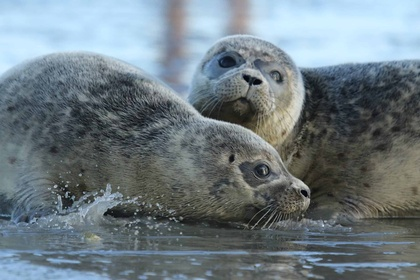
%> input picture Computer Vision/reading images/seals.jpg, 420 x 280 px, shrunk from 2560 x 1707 before the run
$ octave clase3.m   (GNU Octave 9; MATLAB toolbox functions it lacks are replaced by stand-ins)
%> lines starting %> are read from the running program, lines starting %| are printed output that depends on the picture
close all; clear all; clc;

img = imread('../reading images/seals.jpg');
%> img is the input picture: size 280x420x3 uint8; mean R, G, B 111.3, 123.9, 130.5

[height, width, colors] = size(img);
%> height = 280; width = 420; colors = 3
figure(1), imshow(img);

red_channel   = double(img(:, :, 1));
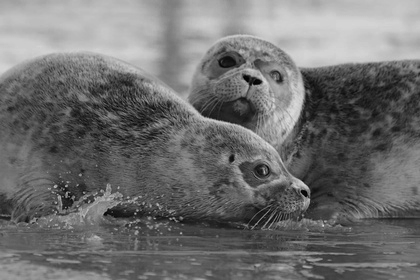
%> red_channel: size 280x420 double; min 0, max 222, mean 111.3
green_channel = double(img(:, :, 2));
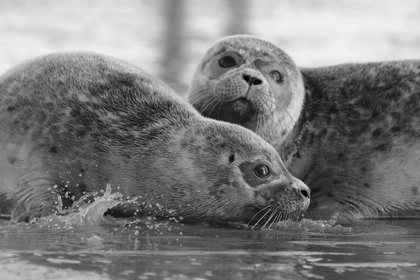
%> green_channel: size 280x420 double; min 0, max 244, mean 123.9
blue_channel  = double(img(:, :, 3));
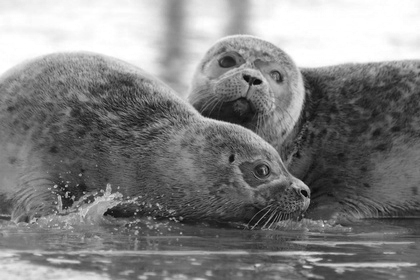
%> blue_channel: size 280x420 double; min 6, max 255, mean 130.5

intensity = (red_channel + green_channel + blue_channel) / 3;
figure(1), imshow(uint8(intensity));

histogram = zeros(256, 1);
n_column = (0:255)';

for row = 1:height
    for col = 1:width
        pixel = min(255, max(0, round(intensity(row, col)))) + 1;
        histogram(pixel) = histogram(pixel) + 1;
    end
end
%> after the loop, histogram = 256 values, max 1191 at index 232, min 0 at index 1, mean 459.4

figure(2), plot(n_column, histogram);
%> after `plot(n_column, histogram)`:
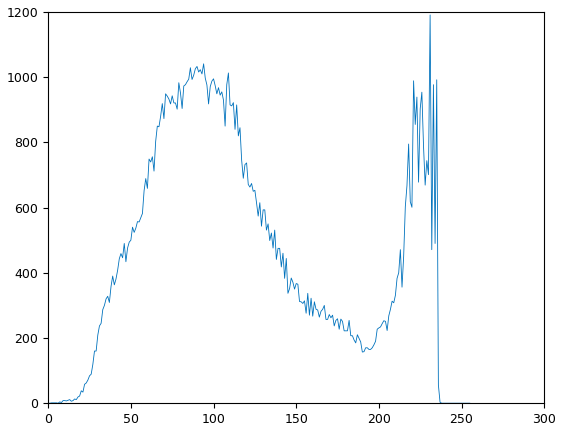
%> figure redrawn from the program's plot data; curve peaks at x = 231, y = 1191

P = histogram / (height * width);
%> P = 256 values, max 0.0101 at index 232, min 0 at index 1, mean 0.00391
figure(3), plot(n_column, P);
%> after `plot(n_column, P)`:
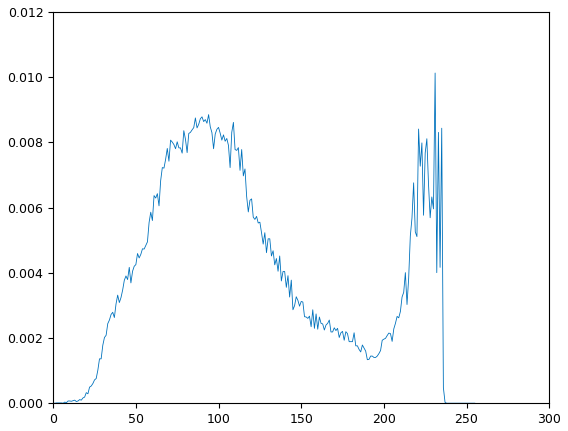
%> figure redrawn from the program's plot data; curve peaks at x = 231, y = 0.0101

$ run again, with Computer Vision/reading images/ecualizada.jpg copied over Computer Vision/reading images/seals.jpg
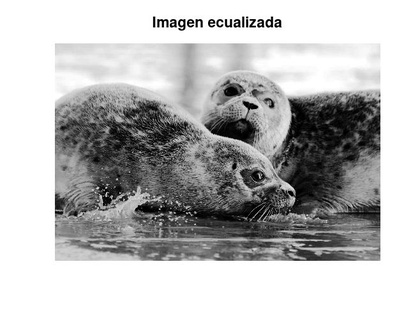
%> input picture Computer Vision/reading images/ecualizada.jpg, 420 x 315 px, shrunk from 658 x 494 before the run
%> img is the input picture: size 315x420x3 uint8; min 0, max 255, mean 186.1
%> after the loop `for row = 1:height`: histogram = 256 values, max 57930 at index 256, min 178 at index 2, mean 516.8
%> `plot(n_column, histogram)`:
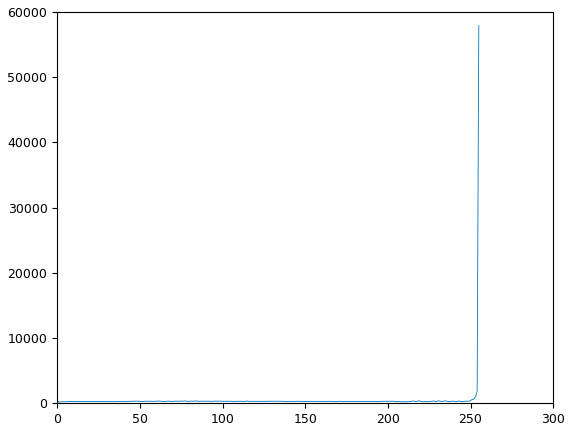
%> figure redrawn from the program's plot data; curve peaks at x = 255, y = 57930
%> P = 256 values, max 0.438 at index 256, min 0.00135 at index 2, mean 0.00391
%> `plot(n_column, P)`:
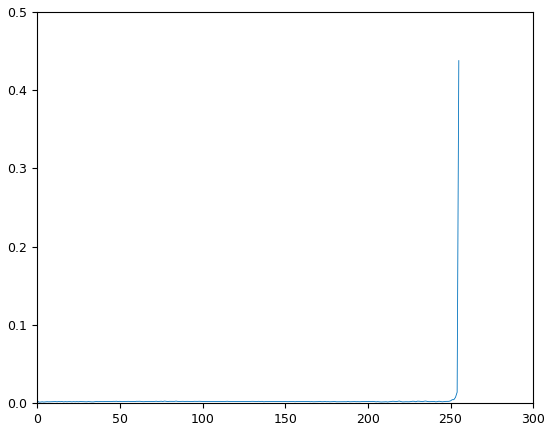
%> figure redrawn from the program's plot data; curve peaks at x = 255, y = 0.438
